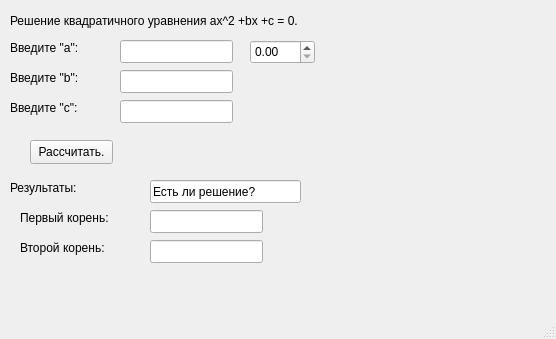
<?xml version="1.0" encoding="UTF-8"?>
<ui version="4.0">
 <class>MainWindow</class>
 <widget class="QMainWindow" name="MainWindow">
  <property name="geometry">
   <rect>
    <x>0</x>
    <y>0</y>
    <width>556</width>
    <height>339</height>
   </rect>
  </property>
  <property name="windowTitle">
   <string>MainWindow</string>
  </property>
  <widget class="QWidget" name="centralwidget">
   <widget class="QLabel" name="label_header">
    <property name="geometry">
     <rect>
      <x>10</x>
      <y>10</y>
      <width>381</width>
      <height>21</height>
     </rect>
    </property>
    <property name="text">
     <string>Решение квадратичного уравнения ax^2 +bx +c = 0.</string>
    </property>
   </widget>
   <widget class="QLabel" name="label">
    <property name="geometry">
     <rect>
      <x>10</x>
      <y>40</y>
      <width>101</width>
      <height>16</height>
     </rect>
    </property>
    <property name="text">
     <string>Введите &quot;a&quot;:</string>
    </property>
   </widget>
   <widget class="QLineEdit" name="lineEdit">
    <property name="geometry">
     <rect>
      <x>120</x>
      <y>40</y>
      <width>113</width>
      <height>23</height>
     </rect>
    </property>
   </widget>
   <widget class="QLabel" name="label_2">
    <property name="geometry">
     <rect>
      <x>10</x>
      <y>70</y>
      <width>91</width>
      <height>16</height>
     </rect>
    </property>
    <property name="text">
     <string>Введите &quot;b&quot;:</string>
    </property>
   </widget>
   <widget class="QLineEdit" name="lineEdit_2">
    <property name="geometry">
     <rect>
      <x>120</x>
      <y>70</y>
      <width>113</width>
      <height>23</height>
     </rect>
    </property>
   </widget>
   <widget class="QLabel" name="label_3">
    <property name="geometry">
     <rect>
      <x>10</x>
      <y>100</y>
      <width>91</width>
      <height>16</height>
     </rect>
    </property>
    <property name="text">
     <string>Введите &quot;c&quot;:</string>
    </property>
   </widget>
   <widget class="QLineEdit" name="lineEdit_3">
    <property name="geometry">
     <rect>
      <x>120</x>
      <y>100</y>
      <width>113</width>
      <height>23</height>
     </rect>
    </property>
   </widget>
   <widget class="QPushButton" name="pushButton">
    <property name="geometry">
     <rect>
      <x>30</x>
      <y>140</y>
      <width>83</width>
      <height>24</height>
     </rect>
    </property>
    <property name="text">
     <string>Рассчитать.</string>
    </property>
   </widget>
   <widget class="QLabel" name="label_4">
    <property name="geometry">
     <rect>
      <x>10</x>
      <y>180</y>
      <width>91</width>
      <height>16</height>
     </rect>
    </property>
    <property name="text">
     <string>Результаты:</string>
    </property>
   </widget>
   <widget class="QLineEdit" name="lineEdit_4">
    <property name="geometry">
     <rect>
      <x>150</x>
      <y>240</y>
      <width>113</width>
      <height>23</height>
     </rect>
    </property>
   </widget>
   <widget class="QLabel" name="label_5">
    <property name="geometry">
     <rect>
      <x>20</x>
      <y>210</y>
      <width>111</width>
      <height>16</height>
     </rect>
    </property>
    <property name="text">
     <string>Первый корень:</string>
    </property>
   </widget>
   <widget class="QLabel" name="label_6">
    <property name="geometry">
     <rect>
      <x>20</x>
      <y>240</y>
      <width>111</width>
      <height>16</height>
     </rect>
    </property>
    <property name="text">
     <string>Второй корень:</string>
    </property>
   </widget>
   <widget class="QLineEdit" name="lineEdit_5">
    <property name="geometry">
     <rect>
      <x>150</x>
      <y>180</y>
      <width>151</width>
      <height>23</height>
     </rect>
    </property>
    <property name="text">
     <string>Есть ли решение?</string>
    </property>
   </widget>
   <widget class="QLineEdit" name="lineEdit_6">
    <property name="geometry">
     <rect>
      <x>150</x>
      <y>210</y>
      <width>113</width>
      <height>23</height>
     </rect>
    </property>
   </widget>
   <widget class="QDoubleSpinBox" name="doubleSpinBox">
    <property name="geometry">
     <rect>
      <x>250</x>
      <y>40</y>
      <width>65</width>
      <height>24</height>
     </rect>
    </property>
   </widget>
  </widget>
  <widget class="QMenuBar" name="menubar">
   <property name="geometry">
    <rect>
     <x>0</x>
     <y>0</y>
     <width>556</width>
     <height>21</height>
    </rect>
   </property>
  </widget>
  <widget class="QStatusBar" name="statusbar"/>
 </widget>
 <resources/>
 <connections/>
</ui>
